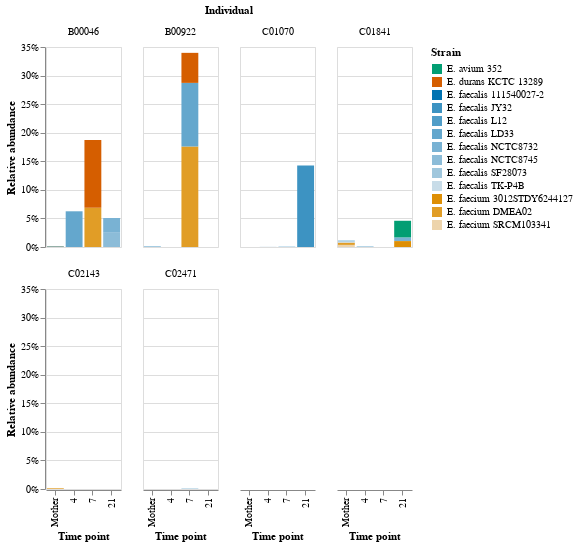
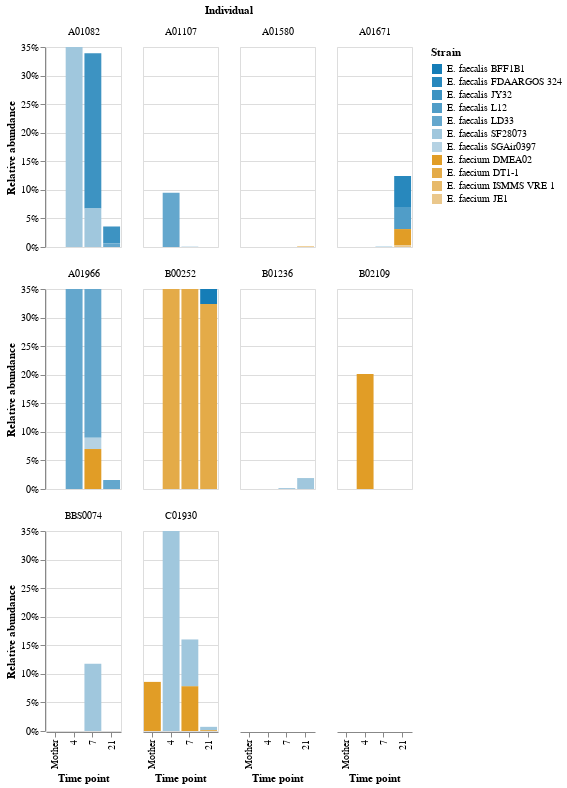

Here is the notebook cell these charts were saved with, in order:
### Code cell
vaginal_chart = alt.Chart(vaginal_df.reset_index()).mark_bar(clip=True).encode(
    x=alt.X('Time_point:O', title="Time point", sort=timepoints),
    y=alt.Y('sum(rapct):Q', title="Relative abundance", axis=alt.Axis(labelExpr="datum.label + '%'"), scale=alt.Scale(domain=[0, 35])),
    color=alt.Color('nice_name:N', scale=vaginal_color_scale, title="Strain"),
    tooltip=['strain', 'sample', 'rapct']
).properties(
    title="StrainGST results for vaginal born children",
    width=75,
    height=200,
).facet(
    facet='Individual:N',
    columns=4
).resolve_scale(
    x='shared',
    y='shared'
)

display(vaginal_chart)

caesarean_chart = alt.Chart(caesarean_df.reset_index()).mark_bar(clip=True).encode(
    x=alt.X('Time_point:O', title="Time point", sort=timepoints),
    y=alt.Y('sum(rapct):Q', title="Relative abundance", axis=alt.Axis(labelExpr="datum.label + '%'"), scale=alt.Scale(domain=[0, 35])),
    color=alt.Color('nice_name:N', scale=caesarean_color_scale, title="Strain"),
    tooltip=['strain', 'sample', 'rapct']
).properties(
    title="StrainGST results for caesarean born children",
    width=75,
    height=200,
).facet(
    facet='Individual:N',
    columns=4
).resolve_scale(
    x='shared',
    y='shared'
)

display(caesarean_chart)
